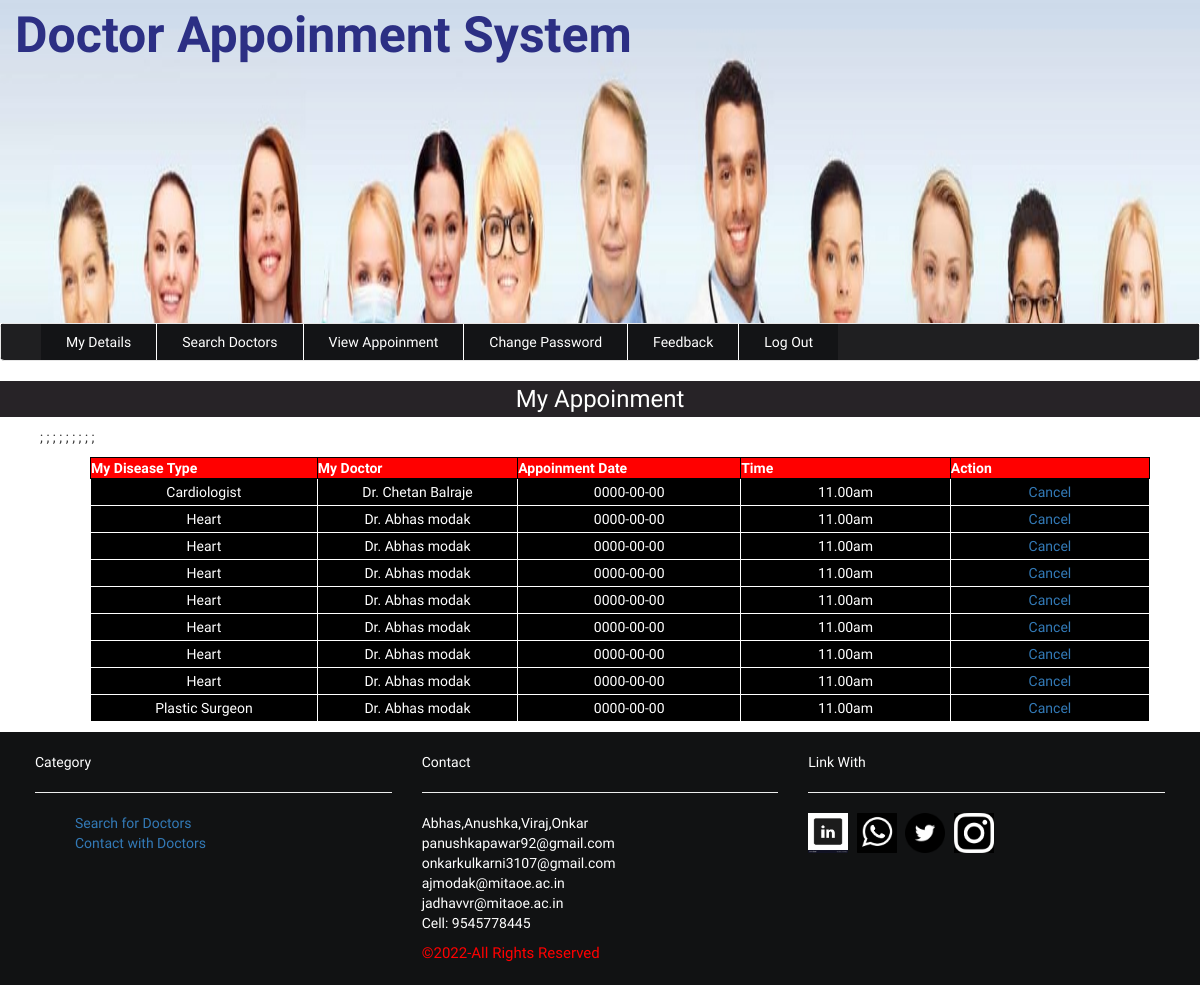
/patient/view_booking.php, run on the app's committed database.
### tables this page shows
CREATE TABLE `booking` (
  `booking_id` int(22) NOT NULL,
  `dname` varchar(22) NOT NULL,
  `userid` int(22) NOT NULL,
  `dcontact` varchar(22) NOT NULL,
  `expertise` varchar(22) NOT NULL,
  `fee` varchar(22) NOT NULL,
  `pname` varchar(22) NOT NULL,
  `pcontact` varchar(22) NOT NULL,
  `email` varchar(111) NOT NULL,
  `address` varchar(22) NOT NULL,
  `dates` date NOT NULL,
  `tyme` varchar(22) NOT NULL,
  `payment` varchar(22) NOT NULL
);

### patient/view_booking.php (the view, shortened to what this page needs)
<?php include('header.php'); ?>
<?php include('uptomenu.php'); ?>
	<div class="dashboard" style="background-color:#fff;">
		<h3 class="text-center" style="background-color:#272327;color: #fff;padding: 5px;">My Appoinment</h3>
	</div>
			<div class="all_user" style="margin-top:0px; margin-left: 40px;">
				<?php
					include('../config.php');
					$sql = " SELECT * FROM booking WHERE email = '".$_SESSION["email"]."'  ";
					$result = mysqli_query($conn,$sql);
					$count = mysqli_num_rows($result);
					if($count>=1){
						echo "<table border='1' align='center' cellpadding='32'>
							<tr>
								<th>My Disease Type</th>
								<th>My Doctor</th>
								<th>Appoinment Date</th>
								<th>Time</th>
								<th>Action</th>
							</tr>";
						while($row=mysqli_fetch_array($result)){
								echo "<tr>";
								echo "<td>".$row['expertise']."</td>";
								echo "<td>".$row['dname']."</td>";
								echo "<td>".$row['dates']."</td>";
								echo "<td>".$row['tyme']."</td>";
						?>
								<td><a href="cancelBooking.php?dates=<?php echo $row['dates'] ?>">Cancel</a></td>;
						<?php
								echo "</tr>";
						}
						echo "</table>";
					}
					else{
						print "<p align='center'>Sorry, No match found for your search result..!!!</p>";
					}
					?>
			</div>
 <?php include('footer.php'); ?>
	</div>
</body>
</html>

### patient/header.php (shortened to what this page needs)
<!DOCTYPE html>
<html>
<head>
	<link rel="stylesheet" href="css/bootstrap.min.css">
	<link rel="stylesheet" href="style.css">
</head>
<body>

### patient/uptomenu.php
<div class="container-fluid">
		<div class="header_top">
			<span style="font-size:50px;color:#2c2f84;font-weight:bolder;margin-left:15px;">Doctor Appoinment System</span>
		</div>
	<div class="navbar navbar-default nav">
		<nav class="menu">
			<ul>
				<li><a href="myDetails.php">My Details</a></li>
				<li><a href="search_doctor.php">Search Doctors </a></li>
				<li><a href="view_booking.php">View Appoinment</a></li>
				<li><a href="changepwd.php">Change Password</a></li>
				<li><a href="feedback.php">Feedback</a></li>
				<li><a href="logout.php">Log Out</a></li>
			</ul>
		</nav>
	</div>

### patient/footer.php
<footer>
	<div class="col-md-12 fsection">
		<div class="col-md-4" id="contact">
		<p>Category</p> <hr>
		<ul>
			<li><a href="signin.php">Search for Doctors</a></li>
			<li><a href="signin.php">Contact with Doctors</a></li>
		</ul>
		</div>
		<div class="col-md-4">
			<p>Contact</p> <hr>
			<p>Abhas,Anushka,Viraj,Onkar <br>
			panushkapawar92@gmail.com<br>
			    onkarkulkarni3107@gmail.com<br>
				ajmodak@mitaoe.ac.in <br>
				 jadhavvr@mitaoe.ac.in<br>
				Cell: 9545778445</p>
				<span style="color: red;font-size: 15px">&copy;<?php echo date('Y'); ?>-All Rights Reserved</span>
		</div>
		<div class="col-md-4 share_img">
		<p>Link With</p> <hr>
			<a href="https://www.linkedin.com/in/anushka-pawar-a07935212/" ><img src="img/linke.jpg" alt="linkedin"></a>
			<a href="https://wa.me/9307939226"><img src="img/wp.jpg" alt="wp"></a>
			<a href="https://twitter.com/abhasmodak"><img src="img/twitter.png" alt="twitter"></a>
			<a href="https://instagram.com/viraaaj_7?igshid=YmMyMTA2M2Y="><img src="img/insta.png" alt="insta"></a>
		</div>
	</div>
</footer>

### patient/style.css (style rules this page uses)
body { padding: 5px auto; font-family: 'El Messiri', sans-serif; background:url(../img/bg3.jpg) fixed no-repeat; background-size:cover; }
.container-fluid { background-color: white; padding-right:0px; padding-left:0px; margin-right: auto; margin-left: auto; }
.header_top { background:url(img/header_img4.jpg) fixed no-repeat; width: 100%; height:323px; background-size: 100% 80%!important; }
.menu { background-color:#1f1f21!important; width:auto; height:35px }
.nav { min-height:37px!important; }
.navbar-default { background-color:#1f1f21!important; border-color: #e7e7e7; }
.menu ul { margin:0; list-style:none }
.menu ul li { float:left;border-right:1px solid #fff;position:relative; }
.menu ul li:last-child { border-right:0px solid #fff }
.menu ul li a { background:rgba(20, 21, 23, 0.99);display:block;padding:8px 25px;text-decoration:none;color:#fff; }
.fsection { background-color:rgb(17, 18, 19); padding: 20px; color: #fff; }
.share_img img { width:40px; height:40px; margin-right: 5px; }
table { border-collapse: collapse; background-color: khaki; }
table,th,td { border: 1px solid #000;width: 1060px;margin: 10px auto; }
th { background-color: red;color: white; }
td { padding: 3px; text-align: center; background-color: black; color: #fff; border: 1px solid white; }
li { text-decoration: none; list-style: none; color:#fff; }

### data on the page
booking: expertise "Cardiologist", dname "Dr. Chetan Balraje", dates "0000-00-00", tyme "11.00am"
booking: expertise "Heart", dname "Dr. Abhas modak", dates "0000-00-00", tyme "11.00am"
booking: expertise "Heart", dname "Dr. Abhas modak", dates "0000-00-00", tyme "11.00am"
booking: expertise "Heart", dname "Dr. Abhas modak", dates "0000-00-00", tyme "11.00am"
booking: expertise "Heart", dname "Dr. Abhas modak", dates "0000-00-00", tyme "11.00am"
booking: expertise "Heart", dname "Dr. Abhas modak", dates "0000-00-00", tyme "11.00am"
booking: expertise "Heart", dname "Dr. Abhas modak", dates "0000-00-00", tyme "11.00am"
booking: expertise "Heart", dname "Dr. Abhas modak", dates "0000-00-00", tyme "11.00am"
booking: expertise "Plastic Surgeon", dname "Dr. Abhas modak", dates "0000-00-00", tyme "11.00am"
